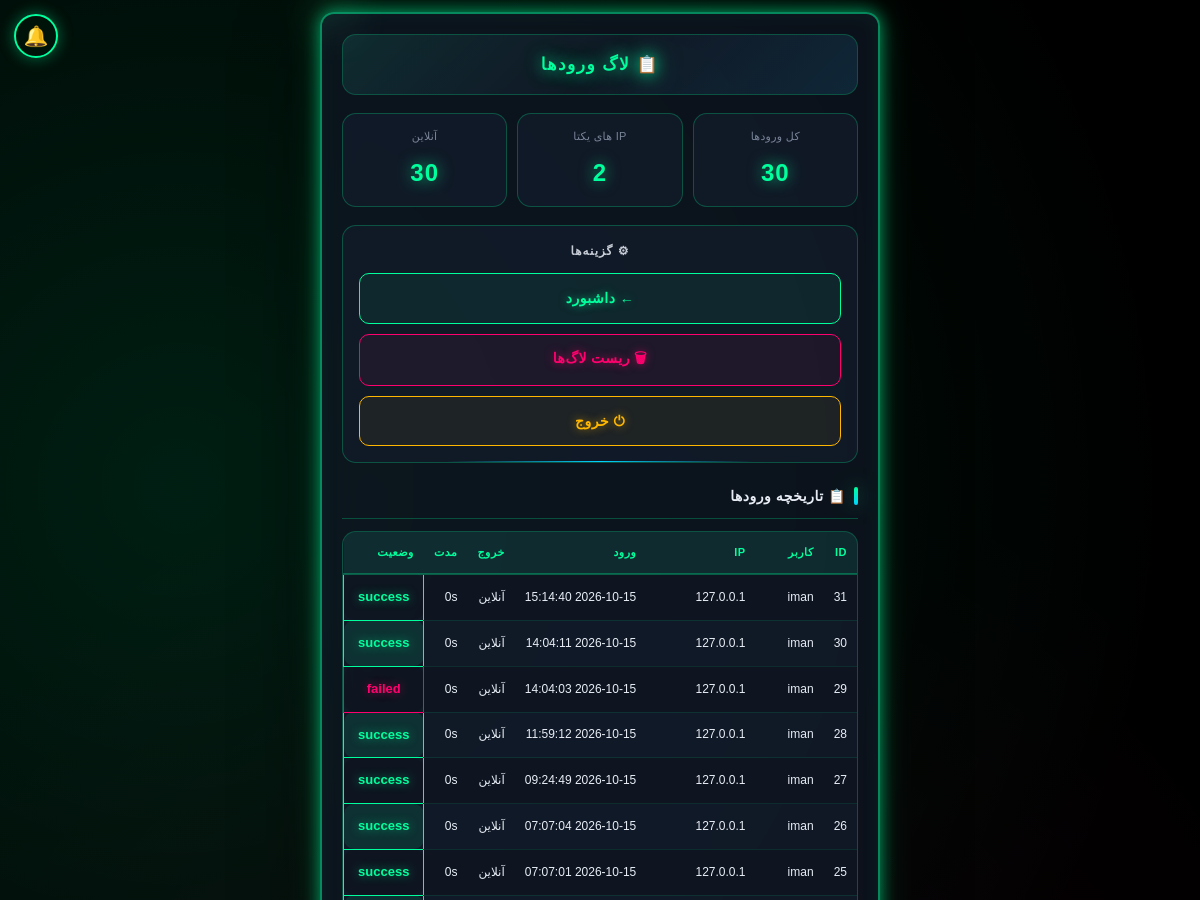
/admin/logs (signed in, upper part), run on an earlier commit of the app's database.
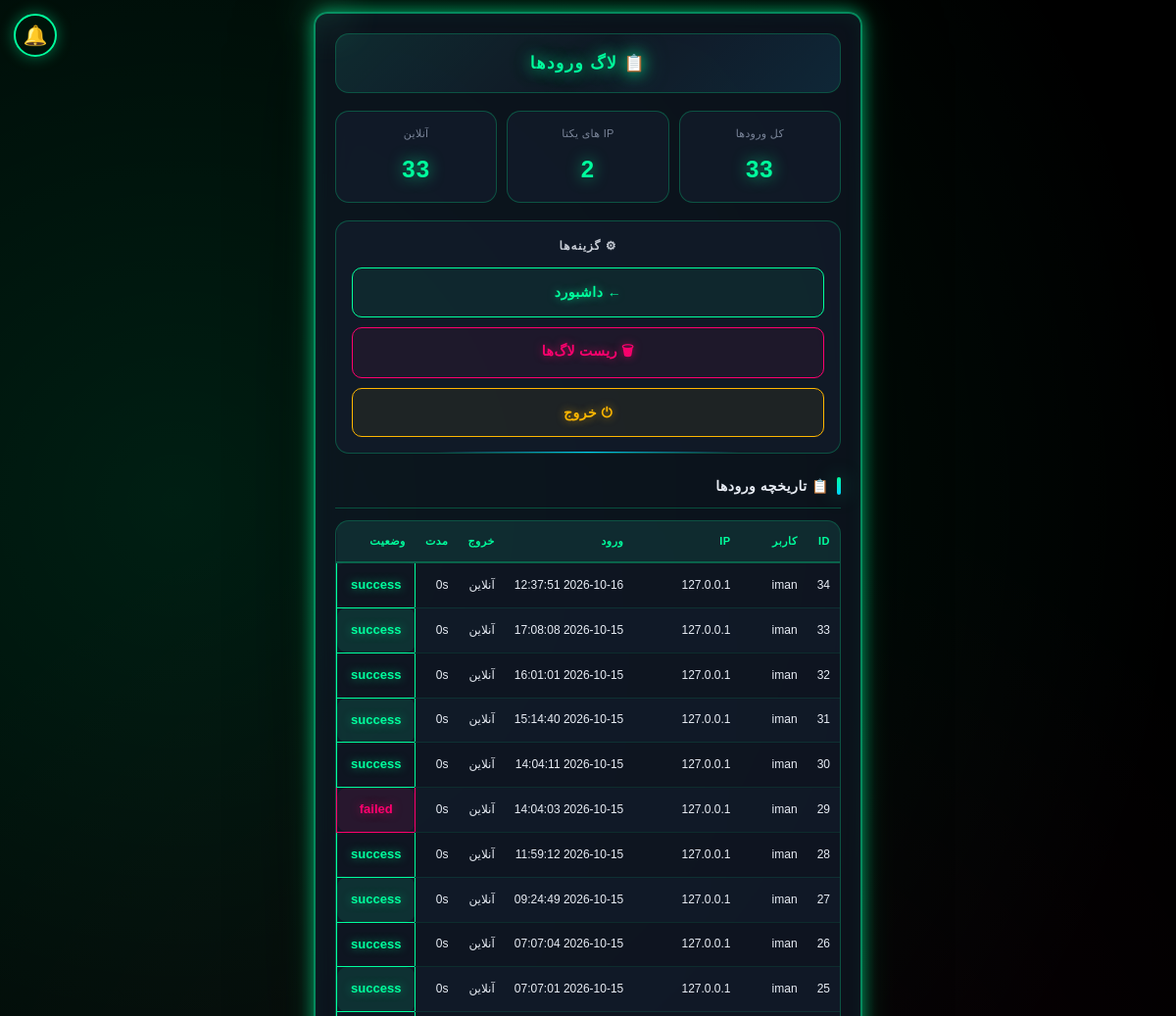
And on a later commit of the database.
### tables this page shows
CREATE TABLE login_logs (
        id INTEGER PRIMARY KEY AUTOINCREMENT,
        user_id INTEGER, username TEXT, ip TEXT, user_agent TEXT,
        login_time TIMESTAMP DEFAULT CURRENT_TIMESTAMP,
        logout_time TIMESTAMP, duration_seconds INTEGER DEFAULT 0,
        status TEXT DEFAULT 'success');

### app.py (the view)
@app.route("/admin/logs")
@admin_required
def admin_logs():
    return render_template("admin_logs.html",
        logs=get_all_logins(200),
        stats=get_login_stats())

### app.py (called while the page is built)
@app.context_processor
def inject_global_settings():
    try:
        if session.get("is_admin"):
            s = get_admin_settings()
        elif session.get("user_id"):
            s = get_user_settings(session["user_id"])
        else:
            s = {"avatar": None, "bg": None, "theme": "neon"}
    except Exception:
        s = {"avatar": None, "bg": None, "theme": "neon"}
    return {"current_settings": s}

@app.after_request
def _security_headers(response):
    if response.content_type and 'text/html' in response.content_type:
        response.headers["Cache-Control"] = "no-store, no-cache, must-revalidate, max-age=0"
        response.headers["Pragma"] = "no-cache"
        response.headers["Expires"] = "0"
    """هدرهای امنیتی"""
    response.headers["X-Content-Type-Options"] = "nosniff"
    response.headers["X-Frame-Options"] = "SAMEORIGIN"
    response.headers["X-XSS-Protection"] = "1; mode=block"
    response.headers["Referrer-Policy"] = "no-referrer"
    response.headers["Permissions-Policy"] = "geolocation=(), microphone=(), camera=()"
    return response

def admin_required(f):
    @wraps(f)
    def decorated(*args, **kwargs):
        if session.get("user_id"):
            session.clear()
            return redirect(url_for("admin_login"))
        if not session.get("is_admin"):
            return redirect(url_for("admin_login"))
        return f(*args, **kwargs)
    return decorated

### database.py (called while the page is built, shortened)
def get_user_settings(user_id):
    import time
    now = time.time()
    key = f'settings_{user_id}'
    if key in _CACHE and (now - _CACHE_TIME.get(key, 0)) < CACHE_TTL:
        return _CACHE[key]

def get_all_logins(limit=200):
    conn = sqlite3.connect(DB_PATH)
    c = conn.cursor()
    c.execute("SELECT * FROM login_logs ORDER BY id DESC LIMIT ?", (limit,))
    rows = c.fetchall()
    conn.close()
    return rows

def get_login_stats():
    conn = sqlite3.connect(DB_PATH)
    c = conn.cursor()
    c.execute("SELECT COUNT(*) FROM login_logs")
    total = c.fetchone()[0]
    c.execute("SELECT COUNT(DISTINCT ip) FROM login_logs")
    unique_ips = c.fetchone()[0]
    c.execute("SELECT COUNT(*) FROM login_logs WHERE logout_time IS NULL")
    online = c.fetchone()[0]
    conn.close()
    return {"total": total, "unique_ips": unique_ips, "online": online}

def get_admin_settings():
    return get_user_settings(ADMIN_ID)

### templates/admin_logs.html (shortened to what this page needs)
<!DOCTYPE html>
<html lang="fa" dir="rtl">
<head>
    <link rel="stylesheet" href="/static/style.css">
<link href="https://cdn.jsdelivr.net/gh/rastikerdar/vazirmatn@v33.003/Vazirmatn-font-face.css" rel="stylesheet">
<link rel="stylesheet" href="/static/scroll-fix.css"><link rel="icon" type="image/png" href="/static/icons/icon-192.png"><link rel="apple-touch-icon" href="/static/apple-touch-icon.png"></head>
<body class="matrix-bg">
    <div class="container">
        <div class="header-bar">
            <div class="header-title">📋 لاگ ورودها</div>
        </div>
        <div class="stats">
            <div class="stat-box">
                <span class="stat-label">کل ورودها</span>
                <span class="stat-value">{{ stats.total }}</span>
            </div>
            <div class="stat-box">
                <span class="stat-label">IP های یکتا</span>
                <span class="stat-value">{{ stats.unique_ips }}</span>
            </div>
            <div class="stat-box">
                <span class="stat-label">آنلاین</span>
                <span class="stat-value">{{ stats.online }}</span>
            </div>
        </div>
        <div class="footer-box">
            <div class="footer-title">⚙ گزینه‌ها</div>
            <div class="footer-actions">
                <a href="/admin/dashboard" class="btn-nav">← داشبورد</a>
                <button type="button" class="btn-reset" onclick="openClearModal()">🗑 ریست لاگ‌ها</button>
                <a href="/admin/logout" class="btn-nav btn-logout">⏻ خروج</a>
            </div>
        </div>
        <h2>📋 تاریخچه ورودها</h2>
        <div class="table-wrap">
            <table>
                <tr>
                    <th>ID</th>
                    <th>کاربر</th>
                    <th>IP</th>
                    <th>ورود</th>
                    <th>خروج</th>
                    <th>مدت</th>
                    <th>وضعیت</th>
                </tr>
                {% for row in logs %}
                <tr>
                    <td>{{ row[0] }}</td>
                    <td>{{ row[2] }}</td>
                    <td>{{ row[3] }}</td>
                    <td>{{ row[5] }}</td>
                    <td>{{ row[6] or 'آنلاین' }}</td>
                    <td>{{ row[7] }}s</td>
                    <td class="{{ 'success' if row[8]=='success' else 'error' }}">{{ row[8] }}</td>
                </tr>
                {% endfor %}
            </table>
        </div>
    </div>
{% include "_global_bg.html" %}
<a href="#" id="notifBellLink" class="notif-bell" title="اعلان‌ها">
🔔
</a>
</body>
</html>

### templates/_global_bg.html (shortened to what this page needs)
<link rel="stylesheet" href="/static/app-feel.css">

### static/scroll-fix.css (style rules this page uses)
html { overflow-x:hidden!important;overflow-y:scroll!important;height:auto!important;max-height:none!important;min-height:100%!important }
body { overflow-x:clip!important;overflow-y:visible!important;height:auto!important;max-height:none!important;min-height:100vh!important;position:relative!important }
.container,.container-fluid,.wrap,main,.content,#app,#root { overflow:visible!important;overflow-y:visible!important;height:auto!important;max-height:none!important;padding-bottom:120px!important;margin-bottom:0!important }
body::before,body::after { pointer-events:none!important }

### static/app-feel.css (style rules this page uses)
* { -webkit-tap-highlight-color:transparent;-webkit-touch-callout:none }
html,body { overscroll-behavior:none;-webkit-overflow-scrolling:touch }
body { user-select:none;-webkit-user-select:none }
button,a.btn,.ni,.tab,.cat,.main-cat,.prod,.shop,.cart { transition:transform .15s ease,box-shadow .3s ease; }
.page-fade { animation:pageFade .3s ease-out }

### templates/admin_logs.html (style rules this page uses)
body,input,textarea,button,select { font-family:"Vazirmatn","Segoe UI",Tahoma,sans-serif !important; }

What changed in the data, as far as the page shows it:
added login_logs: id "34", username "iman", ip "127.0.0.1", login_time "2026-10-16 12:37:51", row "آنلاین", duration_seconds "0", status "success"
added login_logs: id "33", username "iman", ip "127.0.0.1", login_time "2026-10-15 17:08:08", row "آنلاین", duration_seconds "0", status "success"
added login_logs: id "32", username "iman", ip "127.0.0.1", login_time "2026-10-15 16:01:01", row "آنلاین", duration_seconds "0", status "success"
Also different on the page:
{{ stats.total }}: "30" → "33"
{{ stats.online }}: "30" → "33"
